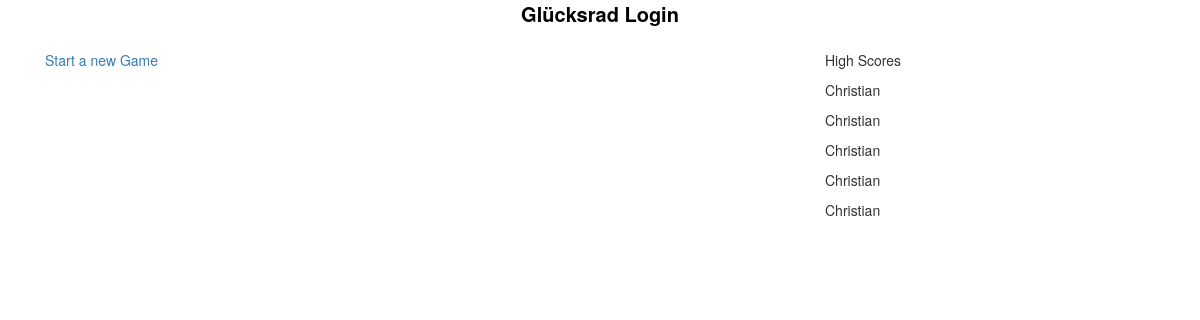
The page / on the database its author committed.
### login/models.py (models this page shows, shortened)
class Game(models.Model):
    player = models.CharField(max_length=30)
    date_played = models.DateTimeField('Date Played')
    amount_played = models.IntegerField(default=0, editable=False)
    konsonant = models.CharField(max_length=1)
    wort = models.CharField(max_length=100)
    output = models.CharField(max_length=200, default="")
    found_consonants = []
    built_word = ""

### login/views.py (the view)
# urls.py: path('', views.index, name='index'),
def index(request):
    return render(request, 'user/index.html')

### login/context_processors.py (called while the page is built)
def high_score_list(request):
    return {
        'high_score_list': Game.objects.order_by('-amount_played')[:5]
    }

### login/templates/user/index.html
{% extends 'user/base.html' %}
{% block content %}
    <a href="{% url 'new_game' %}">Start a new Game</a>
{% endblock %}

### login/templates/user/base.html (shortened to what this page needs)
{% load static %}
<html lang="de">
  <head>
       <link rel="stylesheet" href="//maxcdn.bootstrapcdn.com/bootstrap/3.2.0/css/bootstrap.min.css">
    <link rel="stylesheet" href="{% static 'site.css' %}">
  </head>
  <body>
    <div class="container">
      <header class="blog-header py-3">
        <div class="row flex-nowrap justify-content-between align-items-center">
          <div class="col-4 text-center">
            <a class="blog-header-logo text-dark" href="#">Glücksrad Login</a>
          </div>
        </div>
      </header>
    <main role="main" class="container">
      <div class="row">
        <div class="col-md-8 blog-main">
            {% block content %}
            {% endblock %}
        </div>
        <div class="highscores aside col-md-4">
          <p>High Scores</p>
          {% for game in high_score_list %}
            {{ game.player }}
          {% endfor %}
        </div>
      </div>
    </main>
    </div>
  </body>
</html>
</html>

### static/site.css (style rules this page uses)
.blog-header { display:block; height:50px; text-align:center; font-size: 20px; }
.blog-header-logo { color:black !important; font-weight:bold; }
body { font-color:black; }

### rows shown on the page
Game: player "Christian"
Game: player "Christian"
Game: player "Christian"
Game: player "Christian"
Game: player "Christian"
